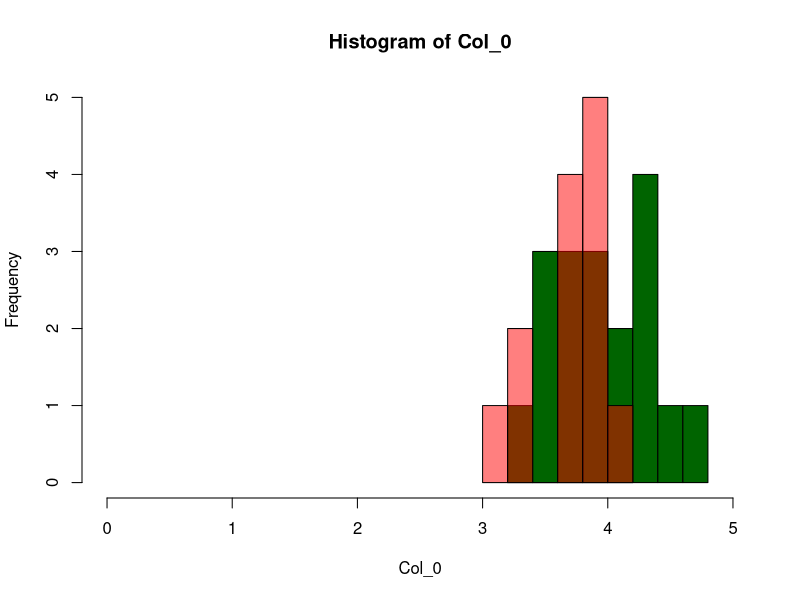
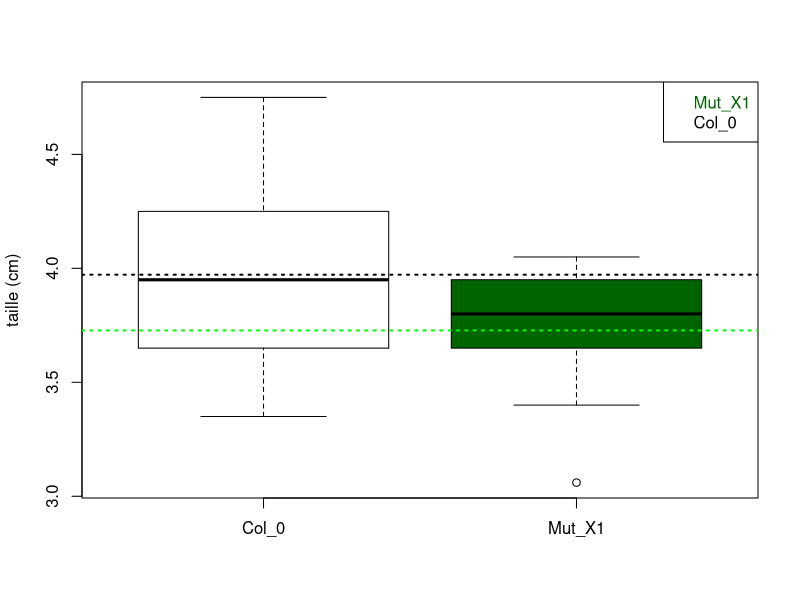

Write R code to recreate these figures, in order.
## ---- chunk 1
freq_exp = c(1/4,1/2,1/4) # fréquences relatives théoriques F2 $

freq_obs = c(22,53,25) # fréquences observées écrits sous forme réelle. 

chisq.test(freq_obs, p=freq_exp) ## Valeur de la stat de Chi2 , degré de liberté est la p-value. 

## ---- chunk 2
#Tableau de contingence 
mat = matrix( c( 15,5,3,0,19,16), nrow=2 ,ncol=3, byrow = T, dimnames = list(c("R","S"), c("Col","Ws","Can")))
mat

chisq.test(mat, correct = F) # Correct: correction des effectifs lorsqu'ils sont trop faibles ( pas important )
## ---- chunk 3
# (15 + 0) x 23 / total 

effectif_théorique_COL_R = 15*23/58
round(effectif_théorique_COL_R)

## ---- chunk 4
obs=chisq.test(mat, correct =F)$observed
exp=chisq.test(mat, correct =F)$expected
obs-exp
## ---- chunk 5
# Vecteurs des tailles des plantes
Col_0=c(4.30,4.25,3.50,3.35,4.30,3.75,3.55,4.10,3.95,4.55,4.25,3.75,3.85,4.15,3.55,4.75,3.95,3.65)
Mut_X1=c(3.06,4.05,3.95,3.40,3.80,3.95,3.65,4,3.85,3.95,3.65,3.75,3.4)

## ---- chunk 6
# Valeurs moyennes
taille_moyenne_wild = mean(Col_0)
taille_moyenne_mutant = mean(Mut_X1)

hist(Col_0 , col="darkgreen", xlim=c(0,5), ylim=c(0,5))
hist(Mut_X1 , col = rgb(1, 0, 0, 0.5) ,add=T)
cat("La taille moyenne des plantes wild est de",taille_moyenne_wild, "et la taille des plantes mutants est de", taille_moyenne_mutant)
## ---- chunk 7
# Représentation graphique des données
boxplot(Col_0,Mut_X1,names=c("Col_0","Mut_X1"),col=c("white","darkgreen"),ylab="taille (cm)")
abline(h=mean(Col_0),col="black",lty=3,lwd=2)
abline(h=mean(Mut_X1),col="green",lty=3,lwd=2)
legend("topright", legend = c("Mut_X1","Col_0" ), text.col = c("darkgreen","black"))
## ---- chunk 8
shapiro.test(Col_0)
shapiro.test(Mut_X1)
## ---- chunk 9
var.test(Col_0, Mut_X1)

## ---- chunk 10
t.test(Col_0,Mut_X1,var.equal = T)

t.test(Col_0,Mut_X1,var.equal = T, alternative = "greater")
t.test(Col_0,Mut_X1,var.equal = T, alternative = "less")
## ---- chunk 11
non_infected=c(0.021,0.15,0.023,0.03,0.022,0.05,0.035,0.1,0.03)
infected=c(1.22,1.12,1.06,1.04,0.86,1.24,1.96,0.9,2.5)
mean(non_infected)
mean(infected)
## ---- chunk 12
shapiro.test(infected)
shapiro.test(non_infected)
## ---- chunk 13
wilcox.test(infected,non_infected)                        # bilatéral
wilcox.test(infected,non_infected,alternative="greater")  # unilatéral
